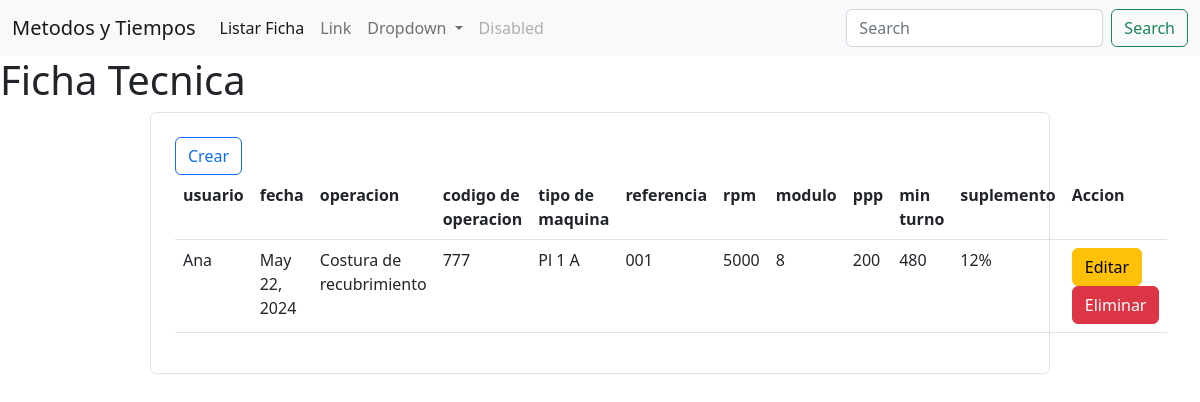
Page /listar_ficha on the earlier database version.
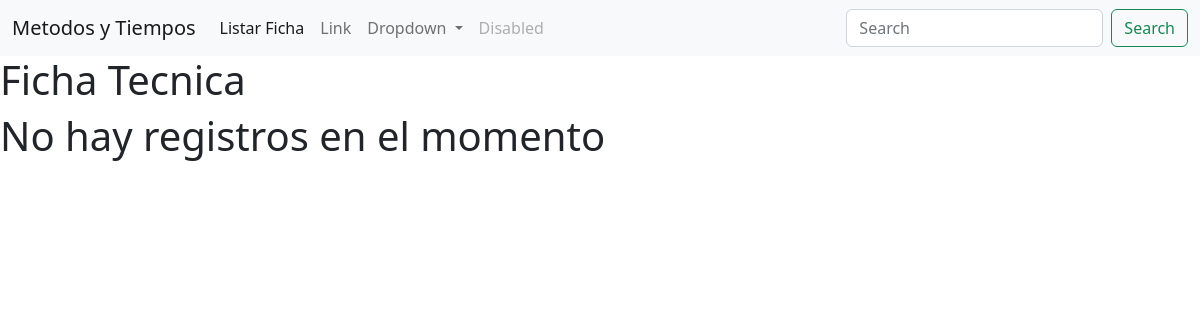
Same page on the later database version.
### app/models.py (models this page shows)
class FichaTecnica(models.Model):
    idFicha=models.BigAutoField(primary_key=True, blank=True)
    idUsuario=models.ForeignKey(Usuario,on_delete=models.CASCADE)
    fecha=models.DateField()
    operacion=models.ForeignKey(operacion,on_delete=models.CASCADE)
    codigo_Operacion=models.CharField(max_length=150)
    tipoMaquina=models.ForeignKey(MaquinaDeCoser,on_delete=models.CASCADE)
    ref=models.CharField(max_length=150)
    rpm=models.IntegerField()
    modulo=models.CharField(max_length=150)
    ppp=models.CharField(max_length=150)
    minTurno=models.ForeignKey(Turno,on_delete=models.CASCADE)
    suplementos=models.ForeignKey(Suplemento,on_delete=models.CASCADE)

class Usuario(models.Model):
    ROLES=(
        (1,"administrador"),
        (2,"usuario")
    )
    idUsuario=models.BigAutoField(primary_key=True, blank=True)
    nombre=models.CharField(max_length=50)
    apellido=models.CharField(max_length=50)
    contacto=models.CharField(max_length=50)
    email=models.CharField(max_length=50)
    nombreUsuario=models.CharField(max_length=50)
    contrasena=models.CharField(max_length=50)
    rol=models.IntegerField(choices=ROLES,default=2)
    def __str__(self):
        return f"{self.nombre}"

class operacion(models.Model):
    codigo=models.CharField(primary_key=True,blank=True,max_length=150)
    nombre=models.CharField(max_length=150)
    def __str__(self):
        return f"{self.nombre}"

class MaquinaDeCoser(models.Model):
    id=models.IntegerField(primary_key=True)
    nombre=models.CharField(max_length=150)
    rpm=models.IntegerField()
    puntadas_por_min=models.IntegerField()
    def __str__(self):
        return f"{self.nombre}"

class Turno(models.Model):
    id=models.BigAutoField(primary_key=True,blank=True)
    turno=models.IntegerField(null=True)
    def __str__(self):
        return f"{self.turno}"

class Suplemento(models.Model):
    id=models.BigAutoField(primary_key=True,blank=True)
    porcentaje=models.CharField(max_length=150,null=True)
    def __str__(self):
        return f"{self.porcentaje}"

### app/views.py (the view)
# urls.py: path('listar_ficha', listar_fichat,name="listar_ficha"),
def listar_fichat(request):
    q=FichaTecnica.objects.all()
    contex={"data":q}
    return render(request,'app/ficha/listar_fichat.html',contex)

### app/templates/app/ficha/listar_fichat.html (shortened to what this page needs)
{% extends 'app/base.html' %}
{% load static %}
{% block container %}
        <h1>Ficha Tecnica</h1>
    {% if data %}
    <div class="d-flex justify-content-center align-items-center">
        <div class="border p-4 rounded w-75">
            <a href="{% url 'form_fichat' %}" class="btn btn-outline-primary">Crear</a>
            <table class="table table-hover">
                <tr>
                    <th>usuario</th>
                    <th>fecha</th>
                    <th>operacion</th>
                    <th>codigo de operacion</th>
                    <th>tipo de maquina</th>
                    <th>referencia</th>
                    <th>rpm</th>
                    <th>modulo</th>
                    <th>ppp</th>
                    <th>min turno</th>
                    <th>suplemento</th>
                    <th>Accion</th>
                </tr>
                {% for i in data %}
                <tr>
                    <td>{{i.idUsuario}}</td>
                    <td>{{i.fecha}}</td>
                    <td>{{i.operacion}}</td>
                    <td>{{i.codigo_Operacion}}</td>
                    <td>{{i.tipoMaquina}}</td>
                    <td>{{i.ref}}</td>
                    <td>{{i.rpm}}</td>
                    <td>{{i.modulo}}</td>
                    <td>{{i.ppp}}</td>
                    <td>{{i.minTurno}}</td>
                    <td>{{i.suplementos}}</td>
                    <td>
                        <a href="" class="btn btn-warning">Editar</a>
                        <a href="" class="btn btn-danger">Eliminar</a>
                    </td>
                </tr>
                {% endfor %}
            </table>
        </div>
    </div>
    {% else %}
    <h1>No hay registros en el momento</h1>
    {% endif %}
{% endblock %}

Differences in the rows shown:
removed FichaTecnica: idUsuario "Ana", fecha "May 22, 2024", operacion "Costura de recubrimiento", codigo_Operacion "777", tipoMaquina "Pl 1 A", ref "001", rpm "5000", modulo "8", ppp "200", minTurno "480", suplementos "12%"
Other differences:
text no longer shown: "Crear usuario fecha operacion codigo de operacion tipo de maquina referencia rpm modulo ppp min turno suplemento Accion"
text now shown: "No hay registros en el momento"
